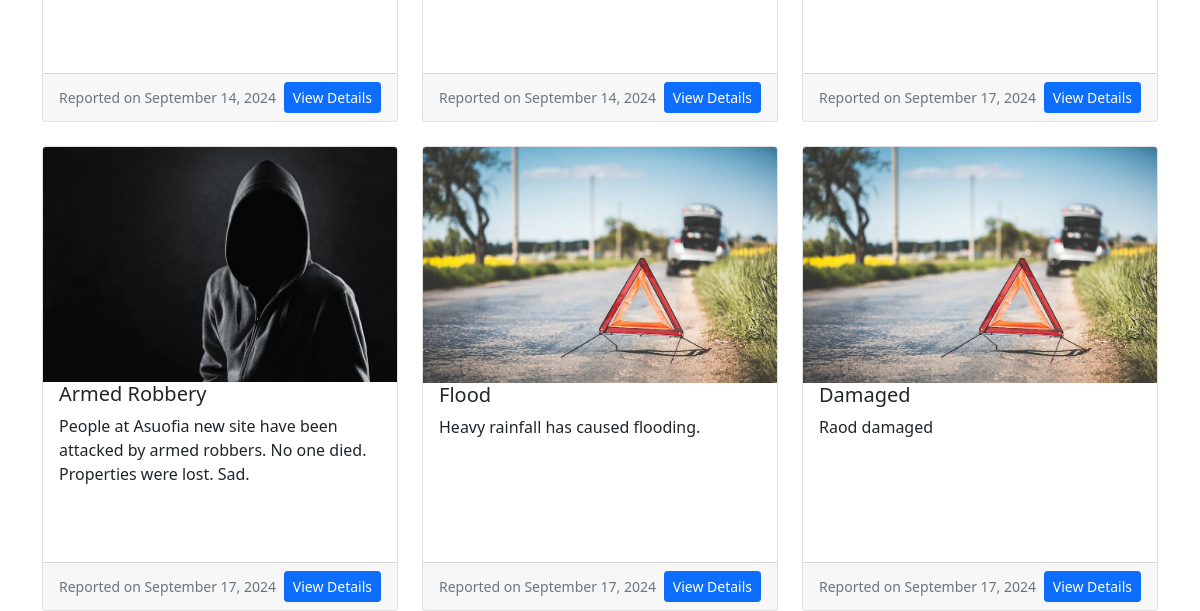
The app's page /dashboard/ (signed in, lower part), older data.
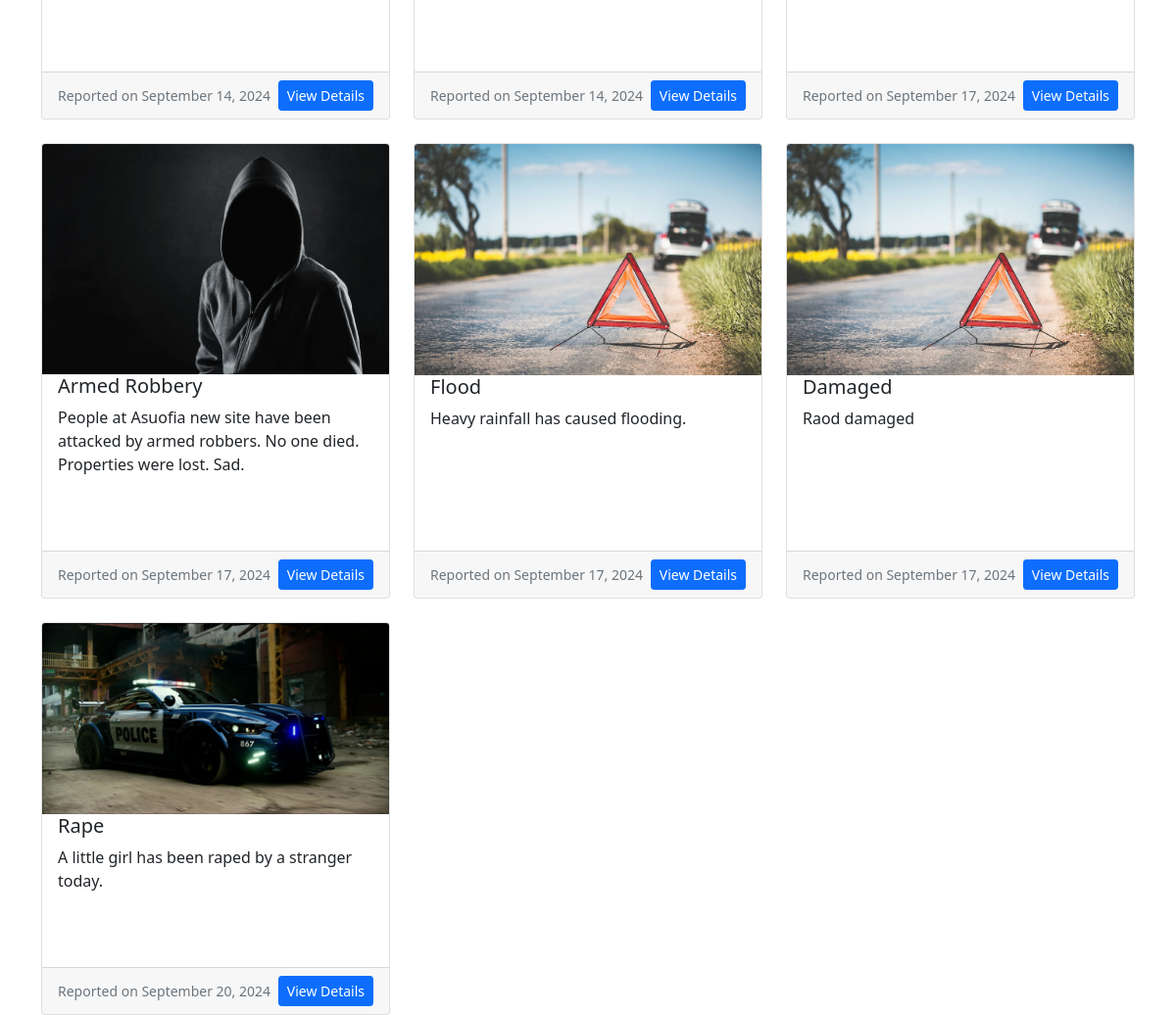
The same page, newer data.
### reports/models.py (models this page shows, shortened)
class Incident(models.Model):
    STATUS_CHOICES = [
        ('pending', 'Pending'),
        ('approved', 'Approved'),
        ('rejected', 'Rejected'),
        ('escalated', 'Escalated'),
        ('resolved', 'Resolved'),
    ]
    INCIDENT_TYPE_CHOICES = [
        ('theft', 'Theft'),
        ('vandalism', 'Vandalism'),
        ('fire', 'Fire'),
        ('accident', 'Accident'),
        ('emergency', 'Emergency'),
        ('medical', 'Medical'),
        ('police', 'Police'),
        ('other', 'Other'),
]
    title = models.CharField(max_length=200)
    description = models.TextField()
    location = models.CharField(max_length=200)
    incident_type = models.CharField(max_length=100, choices=INCIDENT_TYPE_CHOICES, default='other')
    date_occurred = models.DateTimeField(default=timezone.now)  # This allows users to set the date and time
    date_reported = models.DateTimeField(auto_now_add=True)
    reported_by = models.ForeignKey(User, on_delete=models.CASCADE)
    status = models.CharField(max_length=20, choices=STATUS_CHOICES, default='pending')
    reviewed_by = models.ForeignKey(User, on_delete=models.SET_NULL, null=True, blank=True, related_name='reviewed_incidents')

### reports/views.py (the view)
# urls.py: path('dashboard/', views.dashboard, name='dashboard'),  # Dashboard for logged-in users
@login_required
def dashboard(request):
    incidents = Incident.objects.all()
    return render(request, 'reports/dashboard.html', {'incidents': incidents})

### reports/templates/reports/dashboard.html (shortened to what this page needs)
{% extends 'base.html' %}
{% load static %}
{% block content %}
<div class="dashboard-content mt-5">
    <div class="container">
        <div class="row row-cols-1 row-cols-md-3 g-4">
            {% for incident in incidents %}
            <div class="col">
                <div class="card h-100">
                    <img src="{% static 'images/'|add:incident.incident_type|add:'.jpg' %}" class="card-img-top" alt="{{ incident.incident_type }}">
                    <div class="card-body">
                        <h5 class="card-title">{{ incident.title }}</h5>
                        <p class="card-text">{{ incident.description|truncatewords:20 }}</p>
                    </div>
                    <div class="card-footer d-flex justify-content-between align-items-center">
                        <small class="text-muted">Reported on {{ incident.date_reported|date:"F d, Y" }}</small>
                        <a href="{% url 'incident_detail' incident.id %}" class="btn btn-primary btn-sm">View Details</a>
                    </div>
                </div>
            </div>
            {% empty %}
            <div class="col">
                <div class="alert alert-info" role="alert">
                    No incidents reported yet.
                </div>
            </div>
            {% endfor %}
        </div>
    </div>
</div>
{% endblock %}

Row changes from the older to the newer data that the page shows:
added Incident: incident_type (picture), title "Rape", description "A little girl has been raped by a stranger today.", date_reported "September 20, 2024"
